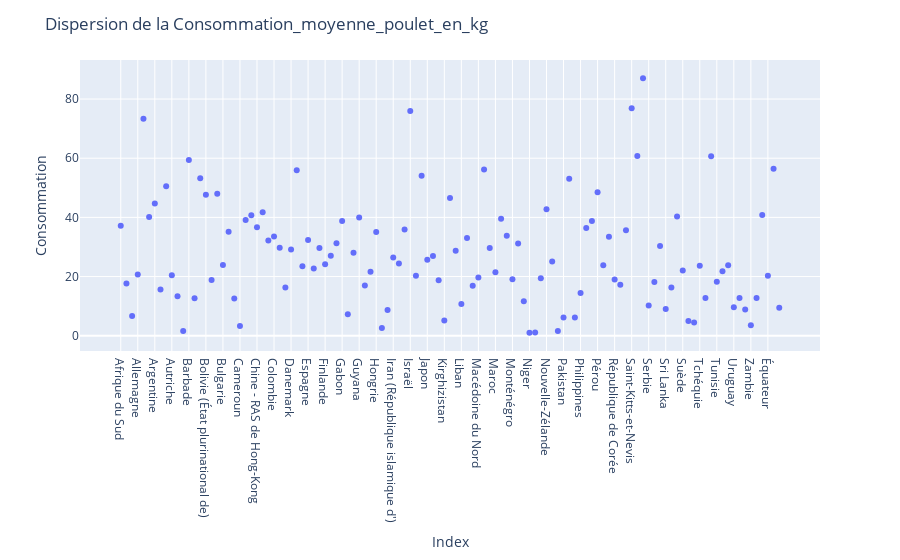

Notebook code cell kept with this figure:
### Code cell
fig = px.scatter(merged_df, x=merged_df.index, y='Consommation_moyenne_poulet_en_kg', hover_data=[merged_df.index])
fig.update_layout(title='Dispersion de la Consommation_moyenne_poulet_en_kg', xaxis_title='Index', yaxis_title='Consommation')
fig.show()

### Figure 1 — Plotly figure (JSON) as saved in the notebook; plotly's stock layout.template omitted (floating-point values rounded to 4 significant figures)
{"data": [{"hovertemplate": "Zone=%{x}<br>Consommation_moyenne_poulet_en_kg=%{y}<extra></extra>", "legendgroup": "", "marker": {"color": "#636efa", "symbol": "circle"}, "mode": "markers", "name": "", "orientation": "v", "showlegend": false, "type": "scatter", "x": ["Afrique du Sud", "Albanie", "Algérie", "Allemagne", "Antigua-et-Barbuda", "Arabie saoudite", "Argentine", "Arménie", "Australie", "Autriche", "Azerbaïdjan", "Bangladesh", "Barbade", "Belgique", "Belize", "Bolivie (État plurinational de)", "Bosnie-Herzégovine", "Brésil", "Bulgarie", "Bélarus", "Bénin", "Cameroun", "Canada", "Chili", "Chine - RAS de Hong-Kong", "Chine - RAS de Macao", "Chypre", "Colombie", "Costa Rica", "Croatie", "Danemark", "Dominique", "El Salvador", "Espagne", "Estonie", "Fidji", "Finlande", "France", "Fédération de Russie", "Gabon", "Ghana", "Grèce", "Guyana", "Géorgie", "Honduras", "Hongrie", "Inde", "Indonésie", "Iran (République islamique d')", "Irlande", "Islande", "Israël", "Italie", "Jamaïque", "Japon", "Jordanie", "Kazakhstan", "Kirghizistan", "Koweït", "Lettonie", "Liban", "Lituanie", "Luxembourg", "Macédoine du Nord", "Malaisie", "Malte", "Maroc", "Maurice", "Mexique", "Monténégro", "Myanmar", "Namibie", "Niger", "Nigéria", "Norvège", "Nouvelle-Zélande", "Oman", "Ouganda", "Pakistan", "Panama", "Paraguay", "Philippines", "Pologne", "Portugal", "Pérou", "Roumanie", "Royaume-Uni de Grande-Bretagne et d'Irlande du Nord", "République de Corée", "République de Moldova", "République dominicaine", "Saint-Kitts-et-Nevis", "Sainte-Lucie", "Samoa", "Serbie", "Slovaquie", "Slovénie", "Sri Lanka", "Suisse", "Suriname", "Suède", "Sénégal", "Tadjikistan", "Tchéquie", "Thaïlande", "Trinité-et-Tobago", "Tunisie", "Turquie", "Ukraine", "Uruguay", "Viet Nam", "Yémen", "Zambie", "Égypte", "Émirats arabes unis", "Équateur", "États-Unis d'Amérique", "Îles Salomon"], "xaxis": "x", "y": [37.15, 17.68, 6.693, 20.69, 73.36, 40.12, 44.65, 15.62, 50.56, 20.41, 13.31, 1.559, 59.39, 12.7, 53.22, 47.62, 18.8, 48.02, 23.94, 35.13, 12.62, 3.297, 39.09, 40.71, 36.68, 41.76, 32.21, 33.53, 29.7, 16.26, 29.13, 55.98, 23.48, 32.33, 22.74, 29.63, 24.13, 27.07, 31.3, 38.74, 7.246, 28.01, 39.99, 16.96, 21.64, 35.05, 2.645, 8.698, 26.46, 24.4, 35.89, 75.94, 20.26, 54.09, 25.68, 26.98, 18.75, 5.17, 46.6, 28.7, 10.7, 33.04, 16.89, 19.69, 56.2, 29.68, 21.47, 39.54, 33.76, 19.12, 31.19, 11.65, 1.018, 1.053, 19.45, 42.75, 25.08, 1.579, 6.152, 53.08, 6.116, 14.44, 36.39, 38.78, 48.47, 23.86, 33.48, 18.96, 17.24, 35.67, 76.86, 60.78, 87.02, 10.19, 18.17, 30.34, 8.993, 16.32, 40.32, 22.01, 4.994, 4.504, 23.68, 12.74, 60.69, 18.28, 21.77, 23.8, 9.602, 12.77, 8.838, 3.56, 12.72, 40.79, 20.26, 56.43, 9.433], "yaxis": "y"}], "layout": {"legend": {"tracegroupgap": 0}, "margin": {"t": 60}, "title": {"text": "Dispersion de la Consommation_moyenne_poulet_en_kg"}, "xaxis": {"anchor": "y", "domain": [0, 1], "title": {"text": "Index"}}, "yaxis": {"anchor": "x", "domain": [0, 1], "title": {"text": "Consommation"}}}}
